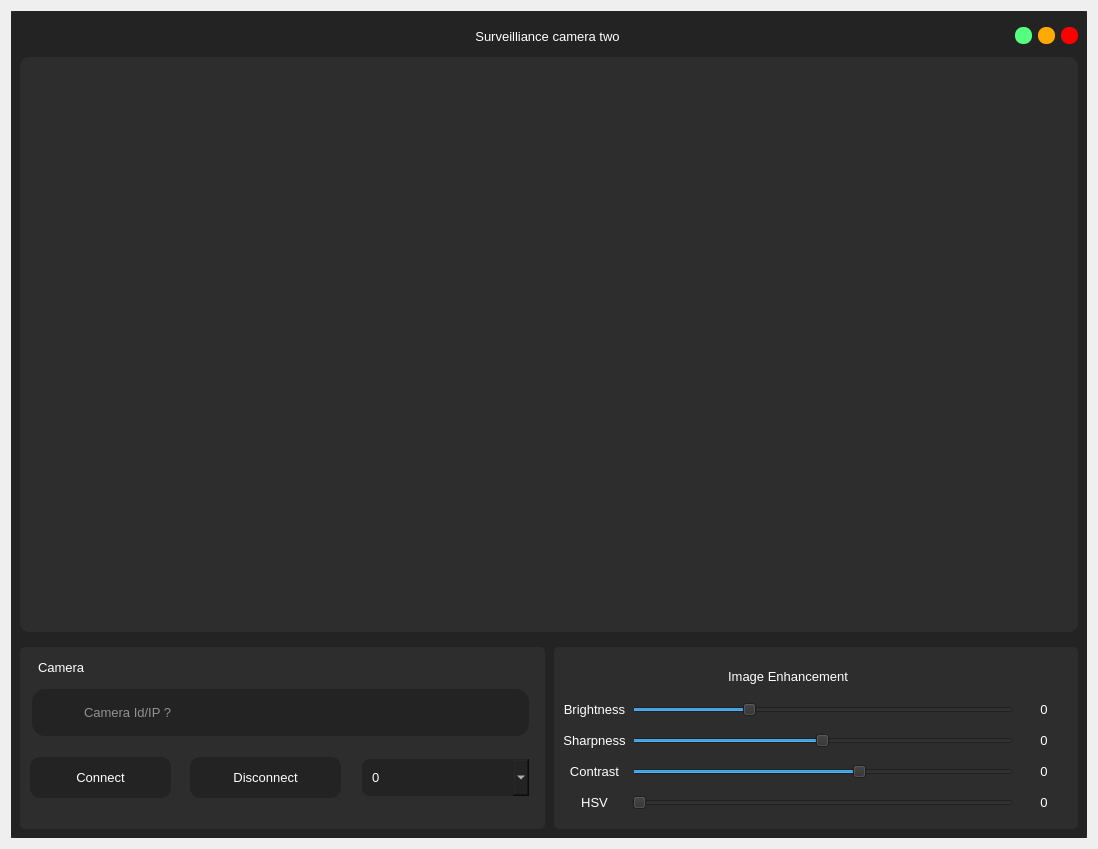
<?xml version="1.0" encoding="UTF-8"?>
<ui version="4.0">
 <class>Dialog</class>
 <widget class="QDialog" name="Dialog">
  <property name="geometry">
   <rect>
    <x>0</x>
    <y>0</y>
    <width>1098</width>
    <height>849</height>
   </rect>
  </property>
  <property name="minimumSize">
   <size>
    <width>1098</width>
    <height>819</height>
   </size>
  </property>
  <property name="maximumSize">
   <size>
    <width>1098</width>
    <height>880</height>
   </size>
  </property>
  <property name="windowTitle">
   <string>Dialog</string>
  </property>
  <layout class="QVBoxLayout" name="verticalLayout">
   <item>
    <widget class="QFrame" name="frame">
     <property name="styleSheet">
      <string notr="true">background-color: rgb(45, 45, 45);</string>
     </property>
     <property name="frameShape">
      <enum>QFrame::NoFrame</enum>
     </property>
     <property name="frameShadow">
      <enum>QFrame::Raised</enum>
     </property>
     <layout class="QVBoxLayout" name="verticalLayout_4">
      <property name="spacing">
       <number>0</number>
      </property>
      <property name="leftMargin">
       <number>0</number>
      </property>
      <property name="topMargin">
       <number>0</number>
      </property>
      <property name="rightMargin">
       <number>0</number>
      </property>
      <property name="bottomMargin">
       <number>0</number>
      </property>
      <item>
       <widget class="QFrame" name="frame_2">
        <property name="styleSheet">
         <string notr="true">QFrame{
	background-color: rgb(35, 35, 35);
	border-radius:5px;
}</string>
        </property>
        <property name="frameShape">
         <enum>QFrame::NoFrame</enum>
        </property>
        <property name="frameShadow">
         <enum>QFrame::Raised</enum>
        </property>
        <layout class="QVBoxLayout" name="verticalLayout_2">
         <property name="leftMargin">
          <number>0</number>
         </property>
         <property name="topMargin">
          <number>0</number>
         </property>
         <property name="rightMargin">
          <number>0</number>
         </property>
         <property name="bottomMargin">
          <number>0</number>
         </property>
         <item>
          <widget class="QFrame" name="frame_3">
           <property name="minimumSize">
            <size>
             <width>0</width>
             <height>40</height>
            </size>
           </property>
           <property name="maximumSize">
            <size>
             <width>16777215</width>
             <height>30</height>
            </size>
           </property>
           <property name="frameShape">
            <enum>QFrame::NoFrame</enum>
           </property>
           <property name="frameShadow">
            <enum>QFrame::Raised</enum>
           </property>
           <layout class="QHBoxLayout" name="horizontalLayout">
            <property name="topMargin">
             <number>0</number>
            </property>
            <property name="bottomMargin">
             <number>0</number>
            </property>
            <item>
             <widget class="QLabel" name="label">
              <property name="minimumSize">
               <size>
                <width>60</width>
                <height>0</height>
               </size>
              </property>
              <property name="maximumSize">
               <size>
                <width>60</width>
                <height>16777215</height>
               </size>
              </property>
              <property name="text">
               <string/>
              </property>
              <property name="pixmap">
               <pixmap resource="../resource/asset.qrc">:/icons/asset/video.svg</pixmap>
              </property>
             </widget>
            </item>
            <item>
             <widget class="QLabel" name="label_2">
              <property name="font">
               <font>
                <family>Arial</family>
                <pointsize>10</pointsize>
               </font>
              </property>
              <property name="styleSheet">
               <string notr="true">QLabel{
	color: rgb(255, 255, 255);
}</string>
              </property>
              <property name="text">
               <string>Surveilliance camera two</string>
              </property>
              <property name="alignment">
               <set>Qt::AlignCenter</set>
              </property>
             </widget>
            </item>
            <item>
             <widget class="QPushButton" name="btn_minimize">
              <property name="minimumSize">
               <size>
                <width>16</width>
                <height>16</height>
               </size>
              </property>
              <property name="maximumSize">
               <size>
                <width>17</width>
                <height>17</height>
               </size>
              </property>
              <property name="styleSheet">
               <string notr="true">QPushButton{
	background-color: rgb(85, 255, 127);
	border:none;
	border-radius: 8px;
}

QPushButton:hover{	
	background-color: rgba(85, 255, 127,150);
	
}</string>
              </property>
              <property name="text">
               <string/>
              </property>
             </widget>
            </item>
            <item>
             <widget class="QPushButton" name="btn_maximize">
              <property name="minimumSize">
               <size>
                <width>16</width>
                <height>16</height>
               </size>
              </property>
              <property name="maximumSize">
               <size>
                <width>17</width>
                <height>17</height>
               </size>
              </property>
              <property name="styleSheet">
               <string notr="true">QPushButton{
	
	background-color: rgb(255, 170, 0);
	border:none;
	border-radius: 8px;
}

QPushButton:hover{	
	background-color: rgba(255, 170, 0,150);
	
}</string>
              </property>
              <property name="text">
               <string/>
              </property>
             </widget>
            </item>
            <item>
             <widget class="QPushButton" name="btn_close">
              <property name="minimumSize">
               <size>
                <width>16</width>
                <height>16</height>
               </size>
              </property>
              <property name="maximumSize">
               <size>
                <width>17</width>
                <height>17</height>
               </size>
              </property>
              <property name="styleSheet">
               <string notr="true">QPushButton{
	background-color: rgb(255, 0, 0);
	border:none;
	border-radius: 8px;
}

QPushButton:hover{	
	background-color: rgba(255, 0, 0,150);
	
}</string>
              </property>
              <property name="text">
               <string/>
              </property>
             </widget>
            </item>
           </layout>
          </widget>
         </item>
         <item>
          <widget class="QFrame" name="frame_4">
           <property name="frameShape">
            <enum>QFrame::NoFrame</enum>
           </property>
           <property name="frameShadow">
            <enum>QFrame::Raised</enum>
           </property>
           <layout class="QVBoxLayout" name="verticalLayout_3">
            <property name="leftMargin">
             <number>9</number>
            </property>
            <property name="topMargin">
             <number>0</number>
            </property>
            <property name="rightMargin">
             <number>9</number>
            </property>
            <property name="bottomMargin">
             <number>0</number>
            </property>
            <item>
             <widget class="QFrame" name="camera_view">
              <property name="minimumSize">
               <size>
                <width>0</width>
                <height>400</height>
               </size>
              </property>
              <property name="styleSheet">
               <string notr="true">QFrame{
	border-radius:10px;
	background-color: rgb(45, 45, 45);
}</string>
              </property>
              <property name="frameShape">
               <enum>QFrame::NoFrame</enum>
              </property>
              <property name="frameShadow">
               <enum>QFrame::Raised</enum>
              </property>
              <layout class="QVBoxLayout" name="verticalLayout_5">
               <property name="spacing">
                <number>6</number>
               </property>
               <property name="leftMargin">
                <number>0</number>
               </property>
               <property name="topMargin">
                <number>0</number>
               </property>
               <property name="rightMargin">
                <number>0</number>
               </property>
               <property name="bottomMargin">
                <number>0</number>
               </property>
               <item>
                <widget class="QLabel" name="camera_feeds">
                 <property name="font">
                  <font>
                   <family>Arial</family>
                   <pointsize>12</pointsize>
                  </font>
                 </property>
                 <property name="styleSheet">
                  <string notr="true">QLabel{
	color: rgb(255, 255, 255);
	border-radius:10px;
	background-color: rgb(45, 45, 45);
}</string>
                 </property>
                 <property name="text">
                  <string/>
                 </property>
                 <property name="pixmap">
                  <pixmap resource="../resource/asset.qrc">:/icons/asset/camera-off.svg</pixmap>
                 </property>
                 <property name="alignment">
                  <set>Qt::AlignCenter</set>
                 </property>
                </widget>
               </item>
              </layout>
             </widget>
            </item>
           </layout>
          </widget>
         </item>
         <item>
          <widget class="QFrame" name="frame_5">
           <property name="maximumSize">
            <size>
             <width>16777215</width>
             <height>200</height>
            </size>
           </property>
           <property name="frameShape">
            <enum>QFrame::NoFrame</enum>
           </property>
           <property name="frameShadow">
            <enum>QFrame::Raised</enum>
           </property>
           <layout class="QHBoxLayout" name="horizontalLayout_2">
            <property name="spacing">
             <number>9</number>
            </property>
            <property name="leftMargin">
             <number>9</number>
            </property>
            <item>
             <widget class="QFrame" name="frame_6">
              <property name="minimumSize">
               <size>
                <width>525</width>
                <height>0</height>
               </size>
              </property>
              <property name="maximumSize">
               <size>
                <width>520</width>
                <height>16777215</height>
               </size>
              </property>
              <property name="styleSheet">
               <string notr="true">
QFrame{
	background-color: rgb(45, 45, 45);
	border-radius:5px;
}</string>
              </property>
              <property name="frameShape">
               <enum>QFrame::StyledPanel</enum>
              </property>
              <property name="frameShadow">
               <enum>QFrame::Raised</enum>
              </property>
              <widget class="QLabel" name="label_28">
               <property name="geometry">
                <rect>
                 <x>20</x>
                 <y>50</y>
                 <width>41</width>
                 <height>31</height>
                </rect>
               </property>
               <property name="styleSheet">
                <string notr="true">background-color: rgb(35,35,35);</string>
               </property>
               <property name="text">
                <string/>
               </property>
               <property name="pixmap">
                <pixmap resource="../resource/asset.qrc">:/icons/asset/video.svg</pixmap>
               </property>
              </widget>
              <widget class="QPushButton" name="btn_exit_cam_connect">
               <property name="geometry">
                <rect>
                 <x>10</x>
                 <y>110</y>
                 <width>141</width>
                 <height>41</height>
                </rect>
               </property>
               <property name="font">
                <font>
                 <pointsize>10</pointsize>
                </font>
               </property>
               <property name="styleSheet">
                <string notr="true">QPushButton{
	color: rgb(255, 255, 255);
	background-color: rgb(35, 35, 35);
	border:none;
	border-radius: 10px;
}

QPushButton:hover{
	border-radius: 20px;
}

QPushButton:pressed{
	border: 2px solid rgb(255,255,255);	
}</string>
               </property>
               <property name="text">
                <string>Connect</string>
               </property>
               <property name="icon">
                <iconset resource="../resource/asset.qrc">
                 <normaloff>:/icons/asset/video.svg</normaloff>:/icons/asset/video.svg</iconset>
               </property>
               <property name="iconSize">
                <size>
                 <width>30</width>
                 <height>30</height>
                </size>
               </property>
               <property name="flat">
                <bool>true</bool>
               </property>
              </widget>
              <widget class="QLineEdit" name="exit_cam_ip">
               <property name="geometry">
                <rect>
                 <x>10</x>
                 <y>40</y>
                 <width>501</width>
                 <height>51</height>
                </rect>
               </property>
               <property name="font">
                <font>
                 <pointsize>10</pointsize>
                </font>
               </property>
               <property name="styleSheet">
                <string notr="true">QLineEdit{
    background-color: rgb(35,35,35);
	color: rgb(255, 255, 255);
	border: 2px solid  rgb(45, 45, 45);
	border-radius:15px;
	padding-left: 50px;
}

QLineEdit:hover{
	border:2px solid rgb(35, 35, 35);
}

QLineEdit:focus{
	border:2px solid rgb(255, 255, 255);
}</string>
               </property>
               <property name="placeholderText">
                <string>Camera Id/IP ?</string>
               </property>
               <property name="clearButtonEnabled">
                <bool>true</bool>
               </property>
              </widget>
              <widget class="QComboBox" name="exit_comboBox">
               <property name="geometry">
                <rect>
                 <x>340</x>
                 <y>110</y>
                 <width>171</width>
                 <height>41</height>
                </rect>
               </property>
               <property name="minimumSize">
                <size>
                 <width>0</width>
                 <height>41</height>
                </size>
               </property>
               <property name="maximumSize">
                <size>
                 <width>16777215</width>
                 <height>41</height>
                </size>
               </property>
               <property name="font">
                <font>
                 <pointsize>10</pointsize>
                </font>
               </property>
               <property name="styleSheet">
                <string notr="true">QComboBox{
	background-color: rgb(35,35,35);
	color: rgb(255, 255, 255);
	border: 2px solid rgb(45, 45, 45);
	padding-left:10px;
	border-radius: 10px;
}</string>
               </property>
               <property name="frame">
                <bool>false</bool>
               </property>
               <item>
                <property name="text">
                 <string>0</string>
                </property>
               </item>
               <item>
                <property name="text">
                 <string>1</string>
                </property>
               </item>
               <item>
                <property name="text">
                 <string>2</string>
                </property>
               </item>
               <item>
                <property name="text">
                 <string>3</string>
                </property>
               </item>
               <item>
                <property name="text">
                 <string>4</string>
                </property>
               </item>
               <item>
                <property name="text">
                 <string>5</string>
                </property>
               </item>
              </widget>
              <widget class="QPushButton" name="btn_exit_cam_disconect">
               <property name="geometry">
                <rect>
                 <x>170</x>
                 <y>110</y>
                 <width>151</width>
                 <height>41</height>
                </rect>
               </property>
               <property name="font">
                <font>
                 <pointsize>10</pointsize>
                </font>
               </property>
               <property name="styleSheet">
                <string notr="true">QPushButton{
	color: rgb(255, 255, 255);
	background-color: rgb(35, 35, 35);
	border:none;
	border-radius: 10px;
}

QPushButton:hover{
	border-radius: 20px;
}

QPushButton:pressed{
	border: 2px solid rgb(255,255,255);	
}</string>
               </property>
               <property name="text">
                <string>Disconnect</string>
               </property>
               <property name="icon">
                <iconset resource="../resource/asset.qrc">
                 <normaloff>:/icons/asset/video-off.svg</normaloff>:/icons/asset/video-off.svg</iconset>
               </property>
               <property name="iconSize">
                <size>
                 <width>30</width>
                 <height>30</height>
                </size>
               </property>
               <property name="flat">
                <bool>true</bool>
               </property>
              </widget>
              <widget class="QLabel" name="label_15">
               <property name="geometry">
                <rect>
                 <x>10</x>
                 <y>10</y>
                 <width>451</width>
                 <height>20</height>
                </rect>
               </property>
               <property name="minimumSize">
                <size>
                 <width>0</width>
                 <height>20</height>
                </size>
               </property>
               <property name="maximumSize">
                <size>
                 <width>16777215</width>
                 <height>20</height>
                </size>
               </property>
               <property name="font">
                <font>
                 <family>Arial</family>
                 <pointsize>10</pointsize>
                </font>
               </property>
               <property name="styleSheet">
                <string notr="true">color: rgb(255, 255, 255);
padding-left:5px;</string>
               </property>
               <property name="text">
                <string>Camera </string>
               </property>
               <property name="alignment">
                <set>Qt::AlignLeading|Qt::AlignLeft|Qt::AlignVCenter</set>
               </property>
              </widget>
              <zorder>btn_exit_cam_connect</zorder>
              <zorder>exit_cam_ip</zorder>
              <zorder>exit_comboBox</zorder>
              <zorder>btn_exit_cam_disconect</zorder>
              <zorder>label_28</zorder>
              <zorder>label_15</zorder>
             </widget>
            </item>
            <item>
             <widget class="QFrame" name="frame_7">
              <property name="maximumSize">
               <size>
                <width>525</width>
                <height>16777215</height>
               </size>
              </property>
              <property name="styleSheet">
               <string notr="true">QFrame{
	background-color: rgb(45, 45, 45);
	border-radius:5px;
}</string>
              </property>
              <property name="frameShape">
               <enum>QFrame::NoFrame</enum>
              </property>
              <property name="frameShadow">
               <enum>QFrame::Raised</enum>
              </property>
              <layout class="QGridLayout" name="gridLayout">
               <item row="0" column="0" colspan="2">
                <widget class="QLabel" name="label_14">
                 <property name="minimumSize">
                  <size>
                   <width>0</width>
                   <height>20</height>
                  </size>
                 </property>
                 <property name="maximumSize">
                  <size>
                   <width>16777215</width>
                   <height>20</height>
                  </size>
                 </property>
                 <property name="font">
                  <font>
                   <family>Arial</family>
                   <pointsize>10</pointsize>
                  </font>
                 </property>
                 <property name="styleSheet">
                  <string notr="true">color: rgb(255, 255, 255);</string>
                 </property>
                 <property name="text">
                  <string>Image Enhancement</string>
                 </property>
                 <property name="alignment">
                  <set>Qt::AlignCenter</set>
                 </property>
                </widget>
               </item>
               <item row="1" column="0">
                <widget class="QLabel" name="entry_dilation_label">
                 <property name="font">
                  <font>
                   <family>Arial</family>
                   <pointsize>10</pointsize>
                   <weight>50</weight>
                   <bold>false</bold>
                  </font>
                 </property>
                 <property name="styleSheet">
                  <string notr="true">QLabel{
	color: rgb(255, 255, 255);
	background-color: rgb(45, 45, 45);
	border-radius: 10px;
}</string>
                 </property>
                 <property name="text">
                  <string>Brightness</string>
                 </property>
                 <property name="alignment">
                  <set>Qt::AlignCenter</set>
                 </property>
                </widget>
               </item>
               <item row="1" column="1">
                <widget class="QSlider" name="brightness">
                 <property name="toolTip">
                  <string/>
                 </property>
                 <property name="maximum">
                  <number>100</number>
                 </property>
                 <property name="sliderPosition">
                  <number>30</number>
                 </property>
                 <property name="orientation">
                  <enum>Qt::Horizontal</enum>
                 </property>
                </widget>
               </item>
               <item row="1" column="2">
                <widget class="QLabel" name="brigthness_value">
                 <property name="minimumSize">
                  <size>
                   <width>50</width>
                   <height>0</height>
                  </size>
                 </property>
                 <property name="font">
                  <font>
                   <family>Arial</family>
                   <pointsize>10</pointsize>
                   <weight>50</weight>
                   <bold>false</bold>
                  </font>
                 </property>
                 <property name="styleSheet">
                  <string notr="true">QLabel{
	color: rgb(255, 255, 255);
	background-color: rgb(45, 45, 45);
	border-radius: 10px;
}</string>
                 </property>
                 <property name="text">
                  <string>0</string>
                 </property>
                 <property name="alignment">
                  <set>Qt::AlignCenter</set>
                 </property>
                </widget>
               </item>
               <item row="2" column="0">
                <widget class="QLabel" name="entry_erosion_label">
                 <property name="font">
                  <font>
                   <family>Arial</family>
                   <pointsize>10</pointsize>
                   <weight>50</weight>
                   <bold>false</bold>
                  </font>
                 </property>
                 <property name="styleSheet">
                  <string notr="true">QLabel{
	color: rgb(255, 255, 255);
	background-color: rgb(45, 45, 45);
	border-radius: 10px;
}</string>
                 </property>
                 <property name="text">
                  <string>Sharpness</string>
                 </property>
                 <property name="alignment">
                  <set>Qt::AlignCenter</set>
                 </property>
                </widget>
               </item>
               <item row="2" column="1">
                <widget class="QSlider" name="sharpness">
                 <property name="maximum">
                  <number>100</number>
                 </property>
                 <property name="value">
                  <number>50</number>
                 </property>
                 <property name="orientation">
                  <enum>Qt::Horizontal</enum>
                 </property>
                </widget>
               </item>
               <item row="2" column="2">
                <widget class="QLabel" name="sharpness_value">
                 <property name="minimumSize">
                  <size>
                   <width>50</width>
                   <height>0</height>
                  </size>
                 </property>
                 <property name="font">
                  <font>
                   <family>Arial</family>
                   <pointsize>10</pointsize>
                   <weight>50</weight>
                   <bold>false</bold>
                  </font>
                 </property>
                 <property name="styleSheet">
                  <string notr="true">QLabel{
	color: rgb(255, 255, 255);
	background-color: rgb(45, 45, 45);
	border-radius: 10px;
}</string>
                 </property>
                 <property name="text">
                  <string>0</string>
                 </property>
                 <property name="alignment">
                  <set>Qt::AlignCenter</set>
                 </property>
                </widget>
               </item>
               <item row="3" column="0">
                <widget class="QLabel" name="entry_blur_label">
                 <property name="font">
                  <font>
                   <family>Arial</family>
                   <pointsize>10</pointsize>
                   <weight>50</weight>
                   <bold>false</bold>
                  </font>
                 </property>
                 <property name="styleSheet">
                  <string notr="true">QLabel{
	color: rgb(255, 255, 255);
	background-color: rgb(45, 45, 45);
	border-radius: 10px;
}</string>
                 </property>
                 <property name="text">
                  <string>Contrast</string>
                 </property>
                 <property name="alignment">
                  <set>Qt::AlignCenter</set>
                 </property>
                </widget>
               </item>
               <item row="3" column="1">
                <widget class="QSlider" name="contrast">
                 <property name="maximum">
                  <number>100</number>
                 </property>
                 <property name="sliderPosition">
                  <number>60</number>
                 </property>
                 <property name="orientation">
                  <enum>Qt::Horizontal</enum>
                 </property>
                </widget>
               </item>
               <item row="3" column="2">
                <widget class="QLabel" name="contrast_value">
                 <property name="minimumSize">
                  <size>
                   <width>50</width>
                   <height>0</height>
                  </size>
                 </property>
                 <property name="font">
                  <font>
                   <family>Arial</family>
                   <pointsize>10</pointsize>
                   <weight>50</weight>
                   <bold>false</bold>
                  </font>
                 </property>
                 <property name="styleSheet">
                  <string notr="true">QLabel{
	color: rgb(255, 255, 255);
	background-color: rgb(45, 45, 45);
	border-radius: 10px;
}</string>
                 </property>
                 <property name="text">
                  <string>0</string>
                 </property>
                 <property name="alignment">
                  <set>Qt::AlignCenter</set>
                 </property>
                </widget>
               </item>
               <item row="4" column="0">
                <widget class="QLabel" name="entry_unimp_label">
                 <property name="font">
                  <font>
                   <family>Arial</family>
                   <pointsize>10</pointsize>
                   <weight>50</weight>
                   <bold>false</bold>
                  </font>
                 </property>
                 <property name="styleSheet">
                  <string notr="true">QLabel{
	color: rgb(255, 255, 255);
	background-color: rgb(45, 45, 45);
	border-radius: 10px;
}</string>
                 </property>
                 <property name="text">
                  <string>HSV</string>
                 </property>
                 <property name="alignment">
                  <set>Qt::AlignCenter</set>
                 </property>
                </widget>
               </item>
               <item row="4" column="1">
                <widget class="QSlider" name="hsv">
                 <property name="maximum">
                  <number>500</number>
                 </property>
                 <property name="orientation">
                  <enum>Qt::Horizontal</enum>
                 </property>
                </widget>
               </item>
               <item row="4" column="2">
                <widget class="QLabel" name="hsv_value">
                 <property name="minimumSize">
                  <size>
                   <width>50</width>
                   <height>0</height>
                  </size>
                 </property>
                 <property name="font">
                  <font>
                   <family>Arial</family>
                   <pointsize>10</pointsize>
                   <weight>50</weight>
                   <bold>false</bold>
                  </font>
                 </property>
                 <property name="styleSheet">
                  <string notr="true">QLabel{
	color: rgb(255, 255, 255);
	background-color: rgb(45, 45, 45);
	border-radius: 10px;
}</string>
                 </property>
                 <property name="text">
                  <string>0</string>
                 </property>
                 <property name="alignment">
                  <set>Qt::AlignCenter</set>
                 </property>
                </widget>
               </item>
              </layout>
             </widget>
            </item>
           </layout>
          </widget>
         </item>
        </layout>
       </widget>
      </item>
     </layout>
    </widget>
   </item>
  </layout>
 </widget>
 <resources>
  <include location="../resource/asset.qrc"/>
 </resources>
 <connections/>
</ui>
